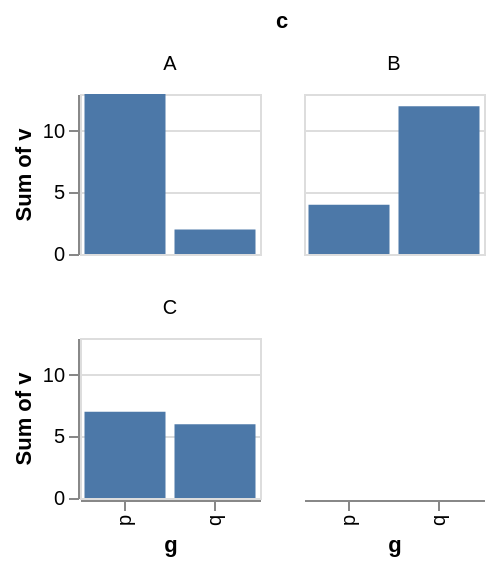

Express this chart as Vega-Lite.
### Vega-Lite specification from a JSON file in a GitHub repository (floating-point values rounded to 4 significant figures)
{"$schema": "https://vega.github.io/schema/vega-lite/v6.json", "padding": 5, "autosize": "pad", "data": {"name": "table", "values": [{"c": "A", "g": "p", "x": 1, "y": 2, "v": 5, "t": "2024-01-15", "o": {"v": 3}, "IMDB Rating": 6.1, "d": "x1"}, {"c": "B", "g": "q", "x": 2, "y": 4, "v": 9, "t": "2024-02-20", "o": {"v": 7}, "IMDB Rating": 7.4, "d": "x2"}, {"c": "A", "g": "q", "x": 3, "y": 3, "v": 2, "t": "2024-03-05", "o": {"v": 1}, "IMDB Rating": 5.2, "d": "x1"}, {"c": "C", "g": "p", "x": 4, "y": 6, "v": 7, "t": "2024-05-30", "o": {"v": 4}, "IMDB Rating": 8.8, "d": "x3"}, {"c": "B", "g": "p", "x": 5, "y": 5, "v": 4, "t": "2024-07-11", "o": {"v": 9}, "IMDB Rating": 6.9, "d": "x2"}, {"c": "C", "g": "q", "x": 6, "y": 8, "v": 6, "t": "2024-09-02", "o": {"v": 2}, "IMDB Rating": 7.7, "d": "x3"}, {"c": "A", "g": "p", "x": 7, "y": 7, "v": 8, "t": "2024-11-25", "o": {"v": 5}, "IMDB Rating": 4.4, "d": "x1"}, {"c": "B", "g": "q", "x": 8, "y": 9, "v": 3, "t": "2024-12-31", "o": {"v": 8}, "IMDB Rating": 9.1, "d": "x2"}]}, "facet": {"field": "c", "type": "nominal"}, "columns": 2, "spec": {"width": 90, "height": 80, "mark": "bar", "encoding": {"x": {"field": "g", "type": "nominal"}, "y": {"field": "v", "type": "quantitative", "aggregate": "sum"}}}}
